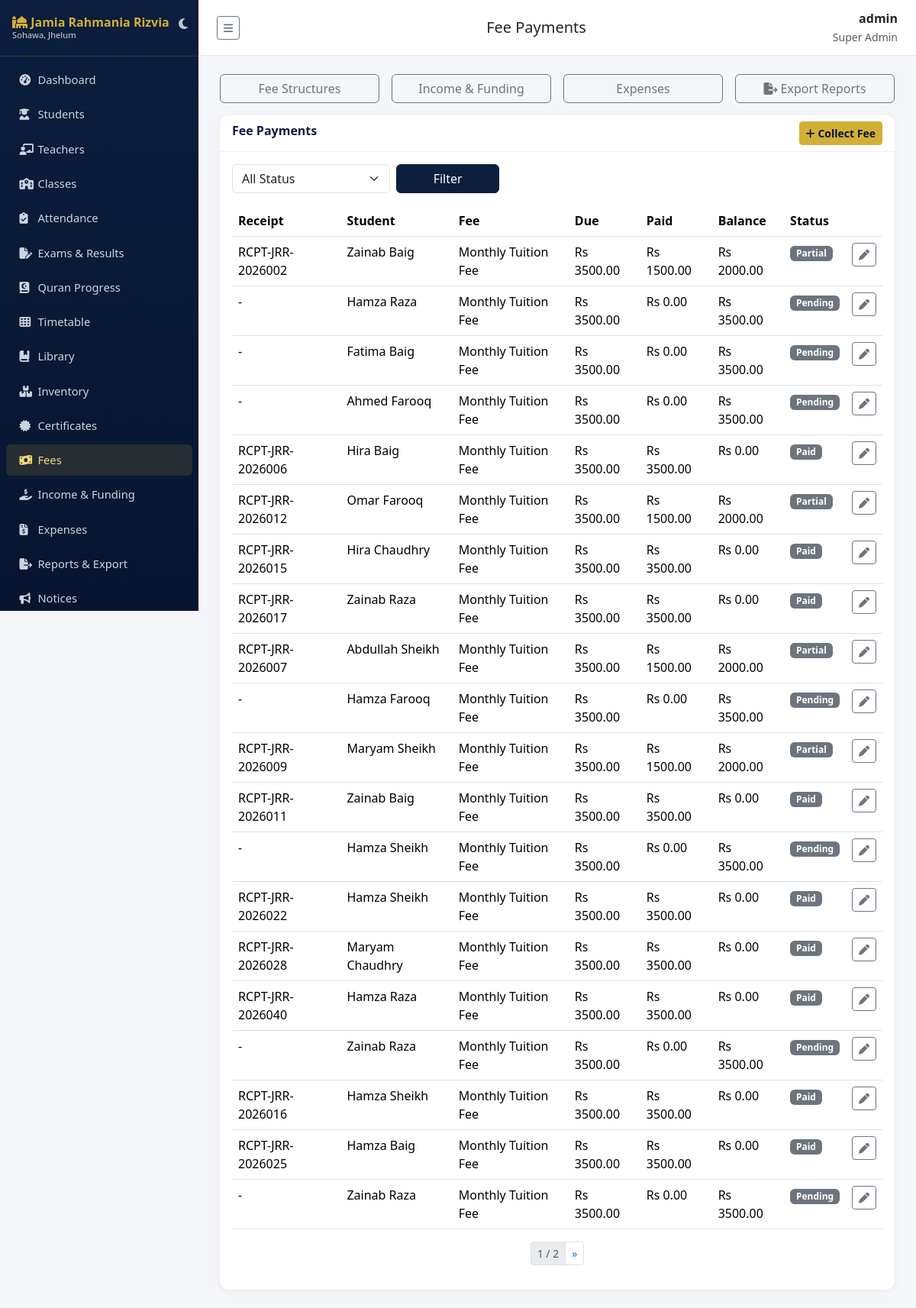
Page /fees/payments/ (signed in) on the committed database.
### accounts/models.py (models this page shows, shortened)
class User(AbstractUser):
    class Role(models.TextChoices):
        SUPER_ADMIN = "SUPER_ADMIN", "Super Admin"
        PRINCIPAL = "PRINCIPAL", "Principal"
        ADMIN = "ADMIN", "Admin"
        TEACHER = "TEACHER", "Teacher"
        STUDENT = "STUDENT", "Student"
        PARENT = "PARENT", "Parent"
        ACCOUNTANT = "ACCOUNTANT", "Accountant"
        LIBRARIAN = "LIBRARIAN", "Librarian"
        STAFF = "STAFF", "Staff"
    role = models.CharField(max_length=20, choices=Role.choices, default=Role.STUDENT)
    phone = models.CharField(max_length=20, blank=True)
    photo = models.ImageField(upload_to="profile_photos/", blank=True, null=True)

### fees/models.py (models this page shows, shortened)
class FeePayment(models.Model):
    class Status(models.TextChoices):
        PAID = "PAID", "Paid"
        PARTIAL = "PARTIAL", "Partial"
        PENDING = "PENDING", "Pending"
    student = models.ForeignKey("students.Student", on_delete=models.CASCADE, related_name="fee_payments")
    fee_structure = models.ForeignKey(FeeStructure, on_delete=models.CASCADE, related_name="payments")
    amount_due = models.DecimalField(max_digits=10, decimal_places=2)
    amount_paid = models.DecimalField(max_digits=10, decimal_places=2, default=0)
    discount = models.DecimalField(max_digits=10, decimal_places=2, default=0)
    fine = models.DecimalField(max_digits=10, decimal_places=2, default=0)
    due_date = models.DateField()
    paid_on = models.DateField(null=True, blank=True)
    status = models.CharField(max_length=10, choices=Status.choices, default=Status.PENDING)
    receipt_number = models.CharField(max_length=30, unique=True, blank=True, null=True)
    class Meta:
        ordering = ["-due_date"]
    def balance(self):
        return (self.amount_due + self.fine - self.discount) - self.amount_paid

class FeeStructure(models.Model):
    school_class = models.ForeignKey("academics.SchoolClass", on_delete=models.CASCADE, related_name="fee_structures")
    name = models.CharField(max_length=100)  # e.g. Tuition Fee, Admission Fee
    amount = models.DecimalField(max_digits=10, decimal_places=2)
    frequency = models.CharField(max_length=20, choices=[("MONTHLY", "Monthly"), ("QUARTERLY", "Quarterly"), ("ANNUAL", "Annual"), ("ONE_TIME", "One Time")])

### students/models.py (models this page shows, shortened)
class Student(models.Model):
    class Status(models.TextChoices):
        ACTIVE = "ACTIVE", "Active"
        INACTIVE = "INACTIVE", "Inactive"
        SUSPENDED = "SUSPENDED", "Suspended"
        TRANSFERRED = "TRANSFERRED", "Transferred"
        GRADUATED = "GRADUATED", "Graduated"
    class Blood(models.TextChoices):
        A_POS = "A+", "A+"
        A_NEG = "A-", "A-"
        B_POS = "B+", "B+"
        B_NEG = "B-", "B-"
        AB_POS = "AB+", "AB+"
        AB_NEG = "AB-", "AB-"
        O_POS = "O+", "O+"
        O_NEG = "O-", "O-"
    user = models.OneToOneField(settings.AUTH_USER_MODEL, on_delete=models.CASCADE, related_name="student_profile", null=True, blank=True)
    parent = models.ForeignKey(settings.AUTH_USER_MODEL, on_delete=models.SET_NULL, null=True, blank=True, related_name="children", limit_choices_to={"role": "PARENT"})
    admission_number = models.CharField(max_length=20, unique=True)
    roll_number = models.CharField(max_length=20, blank=True)
    first_name = models.CharField(max_length=100)
    last_name = models.CharField(max_length=100)
    date_of_birth = models.DateField()
    gender = models.CharField(max_length=10, choices=[("M", "Male"), ("F", "Female"), ("O", "Other")])
    blood_group = models.CharField(max_length=5, choices=Blood.choices, blank=True)
    photo = models.ImageField(upload_to="student_photos/", blank=True, null=True)
    address = models.TextField(blank=True)
    section = models.ForeignKey("academics.Section", on_delete=models.SET_NULL, null=True, blank=True, related_name="students")
    admission_date = models.DateField(auto_now_add=True)
    previous_school = models.CharField(max_length=200, blank=True)
    status = models.CharField(max_length=15, choices=Status.choices, default=Status.ACTIVE)
    guardian_name = models.CharField(max_length=150, blank=True)
    guardian_relation = models.CharField(max_length=50, blank=True)
    guardian_phone = models.CharField(max_length=20, blank=True)
    guardian_email = models.EmailField(blank=True)
    emergency_contact_name = models.CharField(max_length=150, blank=True)
    emergency_contact_phone = models.CharField(max_length=20, blank=True)
    class Meta:
        ordering = ["admission_number"]
    @property
    def full_name(self):
        return f"{self.first_name} {self.last_name}"

### fees/views.py (the view)
# urls.py: path("payments/", views.FeePaymentListView.as_view(), name="payment_list"),
class FeePaymentListView(RoleRequiredMixin, ListView):
    model = FeePayment
    template_name = "fees/payment_list.html"
    context_object_name = "payments"
    paginate_by = 20
    allowed_roles = FINANCE_ROLES
    def get_queryset(self):
        qs = FeePayment.objects.select_related("student", "fee_structure").all()
        status = self.request.GET.get("status")
        if status:
            qs = qs.filter(status=status)
        return qs
    def get_context_data(self, **kwargs):
        ctx = super().get_context_data(**kwargs)
        ctx["status_choices"] = FeePayment.Status.choices
        return ctx

### templates/fees/payment_list.html (shortened to what this page needs)
{% extends "base.html" %}
{% block page_title %}Fee Payments{% endblock %}
{% block content %}
<div class="row g-3 mb-3">
  <div class="col-md-3"><a href="{% url 'fees:structure_list' %}" class="btn btn-outline-secondary w-100">Fee Structures</a></div>
  <div class="col-md-3"><a href="{% url 'fees:income_list' %}" class="btn btn-outline-secondary w-100">Income &amp; Funding</a></div>
  <div class="col-md-3"><a href="{% url 'fees:expense_list' %}" class="btn btn-outline-secondary w-100">Expenses</a></div>
  <div class="col-md-3"><a href="{% url 'reports:index' %}" class="btn btn-outline-secondary w-100"><i class="fa-solid fa-file-export"></i> Export Reports</a></div>
</div>
<div class="card">
  <div class="card-header d-flex justify-content-between">
    <span>Fee Payments</span>
    <a href="{% url 'fees:payment_add' %}" class="btn btn-gold btn-sm"><i class="fa-solid fa-plus"></i> Collect Fee</a>
  </div>
  <div class="card-body">
    <form class="row g-2 mb-3" method="get">
      <div class="col-md-3">
        <select class="form-select" name="status">
          <option value="">All Status</option>
        </select>
      </div>
      <div class="col-md-2"><button class="btn btn-navy w-100" type="submit">Filter</button></div>
    </form>
    <table class="table table-hover">
      <thead><tr><th>Receipt</th><th>Student</th><th>Fee</th><th>Due</th><th>Paid</th><th>Balance</th><th>Status</th><th></th></tr></thead>
      <tbody>
      {% for p in payments %}
        <tr>
          <td>{{ p.receipt_number|default:"-" }}</td>
          <td>{{ p.student.full_name }}</td>
          <td>{{ p.fee_structure.name }}</td>
          <td>Rs {{ p.amount_due }}</td>
          <td>Rs {{ p.amount_paid }}</td>
          <td>Rs {{ p.balance }}</td>
          <td><span class="badge bg-secondary">{{ p.get_status_display }}</span></td>
          <td><a href="{% url 'fees:payment_edit' p.pk %}" class="btn btn-sm btn-outline-secondary"><i class="fa-solid fa-pen"></i></a></td>
        </tr>
      {% empty %}<tr><td colspan="8" class="text-center text-muted">No payments yet.</td></tr>{% endfor %}
      </tbody>
    </table>
    {% include "partials/pagination.html" %}
  </div>
</div>
{% endblock %}

### templates/base.html (shortened to what this page needs)
{% load static %}
<!DOCTYPE html>
<html lang="en" id="theme-wrapper" data-bs-theme="light">
<head>
<link href="https://cdn.jsdelivr.net/npm/bootstrap@5.3.3/dist/css/bootstrap.min.css" rel="stylesheet">
<link href="https://cdnjs.cloudflare.com/ajax/libs/font-awesome/6.5.1/css/all.min.css" rel="stylesheet">
<link href="{% static 'css/style.css' %}" rel="stylesheet">
</head>
<body>
<nav class="sidebar" id="sidebar">
  <div class="brand d-flex justify-content-between align-items-center">
    <div>
      <i class="fa-solid fa-mosque"></i> Jamia Rahmania Rizvia
      <small class="d-block" style="font-size:.7rem;color:#cbd5e1;font-weight:400">Sohawa, Jhelum</small>
    </div>
    <button id="theme-toggle-btn" class="btn p-1 border-0 text-white opacity-75 hover-opacity-100" title="Switch Theme" style="background: transparent; box-shadow: none;">
      <i class="fa-solid fa-moon fs-6" id="theme-icon"></i>
    </button>
  </div>
  <ul class="nav flex-column py-2">
    {% if request.user.role in "STUDENT,PARENT" %}
      <li class="nav-item"><a class="nav-link {% if request.resolver_match.namespace == 'portal' %}active{% endif %}" href="{% url 'portal:home' %}"><i class="fa-solid fa-gauge-high"></i> My Portal</a></li>
      <li class="nav-item"><a class="nav-link {% if request.resolver_match.namespace == 'notices' and request.resolver_match.url_name == 'list' %}active{% endif %}" href="{% url 'notices:list' %}"><i class="fa-solid fa-bullhorn"></i> Notices</a></li>
      <li class="nav-item"><a class="nav-link {% if request.resolver_match.namespace == 'timetable' %}active{% endif %}" href="{% url 'timetable:view' %}"><i class="fa-solid fa-table-cells"></i> Timetable</a></li>
      <li class="nav-item"><a class="nav-link" href="{% url 'notices:event_list' %}"><i class="fa-solid fa-calendar-days"></i> Events</a></li>
    {% else %}
      <li class="nav-item"><a class="nav-link {% if request.resolver_match.namespace == 'dashboard' %}active{% endif %}" href="{% url 'dashboard:index' %}"><i class="fa-solid fa-gauge-high"></i> Dashboard</a></li>
      <li class="nav-item"><a class="nav-link {% if request.resolver_match.namespace == 'students' %}active{% endif %}" href="{% url 'students:list' %}"><i class="fa-solid fa-user-graduate"></i> Students</a></li>
      {% if request.user.is_superuser or request.user.role in "SUPER_ADMIN,PRINCIPAL,ADMIN" %}
      <li class="nav-item"><a class="nav-link {% if request.resolver_match.namespace == 'teachers' %}active{% endif %}" href="{% url 'teachers:list' %}"><i class="fa-solid fa-chalkboard-user"></i> Teachers</a></li>
      <li class="nav-item"><a class="nav-link {% if request.resolver_match.url_name == 'class_list' %}active{% endif %}" href="{% url 'academics:class_list' %}"><i class="fa-solid fa-school"></i> Classes</a></li>
      {% endif %}
      <li class="nav-item"><a class="nav-link " href="{% url 'attendance:mark' %}"><i class="fa-solid fa-clipboard-check"></i> Attendance</a></li>
      {% if request.user.is_superuser or request.user.role in "SUPER_ADMIN,PRINCIPAL,ADMIN,TEACHER" %}
      <li class="nav-item"><a class="nav-link {% if request.resolver_match.namespace == 'exams' %}active{% endif %}" href="{% url 'exams:list' %}"><i class="fa-solid fa-file-pen"></i> Exams &amp; Results</a></li>
      <li class="nav-item"><a class="nav-link {% if request.resolver_match.namespace == 'hifz' %}active{% endif %}" href="{% url 'hifz:list' %}"><i class="fa-solid fa-book-quran"></i> Quran Progress</a></li>
      {% endif %}
      <li class="nav-item"><a class="nav-link " href="{% url 'timetable:view' %}"><i class="fa-solid fa-table-cells"></i> Timetable</a></li>
      <li class="nav-item"><a class="nav-link {% if request.resolver_match.namespace == 'library' %}active{% endif %}" href="{% url 'library:books' %}"><i class="fa-solid fa-book-bookmark"></i> Library</a></li>
      {% if request.user.is_superuser or request.user.role in "SUPER_ADMIN,PRINCIPAL,ADMIN,STAFF,LIBRARIAN" %}
      <li class="nav-item"><a class="nav-link {% if request.resolver_match.namespace == 'inventory' %}active{% endif %}" href="{% url 'inventory:list' %}"><i class="fa-solid fa-boxes-stacked"></i> Inventory</a></li>
      {% endif %}
      {% if request.user.is_superuser or request.user.role in "SUPER_ADMIN,PRINCIPAL,ADMIN" %}
      <li class="nav-item"><a class="nav-link {% if request.resolver_match.namespace == 'certificates' %}active{% endif %}" href="{% url 'certificates:list' %}"><i class="fa-solid fa-certificate"></i> Certificates</a></li>
      {% endif %}
      {% if request.user.is_superuser or request.user.role in "SUPER_ADMIN,PRINCIPAL,ADMIN,ACCOUNTANT" %}
      <li class="nav-item"><a class="nav-link {% if request.resolver_match.url_name == 'payment_list' %}active{% endif %}" href="{% url 'fees:payment_list' %}"><i class="fa-solid fa-money-bill-wave"></i> Fees</a></li>
      <li class="nav-item"><a class="nav-link {% if request.resolver_match.url_name == 'income_list' %}active{% endif %}" href="{% url 'fees:income_list' %}"><i class="fa-solid fa-hand-holding-dollar"></i> Income &amp; Funding</a></li>
      <li class="nav-item"><a class="nav-link {% if request.resolver_match.url_name == 'expense_list' %}active{% endif %}" href="{% url 'fees:expense_list' %}"><i class="fa-solid fa-file-invoice-dollar"></i> Expenses</a></li>
      {% endif %}
      {% if request.user.is_superuser or request.user.role in "SUPER_ADMIN,PRINCIPAL,ADMIN,ACCOUNTANT" %}
      <li class="nav-item"><a class="nav-link {% if request.resolver_match.namespace == 'reports' %}active{% endif %}" href="{% url 'reports:index' %}"><i class="fa-solid fa-file-export"></i> Reports &amp; Export</a></li>
      {% endif %}
      <li class="nav-item"><a class="nav-link {% if request.resolver_match.namespace == 'notices' %}active{% endif %}" href="{% url 'notices:list' %}"><i class="fa-solid fa-bullhorn"></i> Notices</a></li>
    {% endif %}
  </ul>
</nav>
<div class="main-content">
  <div class="topbar">
    <button class="btn btn-sm btn-outline-secondary" id="sidebarToggle" type="button" title="Show / hide menu" aria-label="Toggle menu"><i class="fa-solid fa-bars"></i></button>
    <h5 class="mb-0">{% block page_title %}Dashboard{% endblock %}</h5>
    <div class="text-end">
      <div class="fw-semibold">{{ request.user.get_full_name|default:request.user.username }}</div>
      <small class="text-muted">{{ request.user.get_role_display }}</small>
    </div>
  </div>
  {% block content %}{% endblock %}
</div>
</body>
</html>

### rows in the picture
User: user.get_full_name "admin", user.role "Super Admin"
FeePayment: receipt_number "RCPT-JRR-2026002", student.full_name "Zainab Baig", fee_structure.name "Monthly Tuition Fee", amount_due "3500.00", amount_paid "1500.00", balance "2000.00", status "Partial"
FeePayment: receipt_number "-", student.full_name "Hamza Raza", fee_structure.name "Monthly Tuition Fee", amount_due "3500.00", amount_paid "0.00", balance "3500.00", status "Pending"
FeePayment: receipt_number "-", student.full_name "Fatima Baig", fee_structure.name "Monthly Tuition Fee", amount_due "3500.00", amount_paid "0.00", balance "3500.00", status "Pending"
FeePayment: receipt_number "-", student.full_name "Ahmed Farooq", fee_structure.name "Monthly Tuition Fee", amount_due "3500.00", amount_paid "0.00", balance "3500.00", status "Pending"
FeePayment: receipt_number "RCPT-JRR-2026006", student.full_name "Hira Baig", fee_structure.name "Monthly Tuition Fee", amount_due "3500.00", amount_paid "3500.00", balance "0.00", status "Paid"
FeePayment: receipt_number "RCPT-JRR-2026012", student.full_name "Omar Farooq", fee_structure.name "Monthly Tuition Fee", amount_due "3500.00", amount_paid "1500.00", balance "2000.00", status "Partial"
FeePayment: receipt_number "RCPT-JRR-2026015", student.full_name "Hira Chaudhry", fee_structure.name "Monthly Tuition Fee", amount_due "3500.00", amount_paid "3500.00", balance "0.00", status "Paid"
FeePayment: receipt_number "RCPT-JRR-2026017", student.full_name "Zainab Raza", fee_structure.name "Monthly Tuition Fee", amount_due "3500.00", amount_paid "3500.00", balance "0.00", status "Paid"
FeePayment: receipt_number "RCPT-JRR-2026007", student.full_name "Abdullah Sheikh", fee_structure.name "Monthly Tuition Fee", amount_due "3500.00", amount_paid "1500.00", balance "2000.00", status "Partial"
FeePayment: receipt_number "-", student.full_name "Hamza Farooq", fee_structure.name "Monthly Tuition Fee", amount_due "3500.00", amount_paid "0.00", balance "3500.00", status "Pending"
FeePayment: receipt_number "RCPT-JRR-2026009", student.full_name "Maryam Sheikh", fee_structure.name "Monthly Tuition Fee", amount_due "3500.00", amount_paid "1500.00", balance "2000.00", status "Partial"
FeePayment: receipt_number "RCPT-JRR-2026011", student.full_name "Zainab Baig", fee_structure.name "Monthly Tuition Fee", amount_due "3500.00", amount_paid "3500.00", balance "0.00", status "Paid"
FeePayment: receipt_number "-", student.full_name "Hamza Sheikh", fee_structure.name "Monthly Tuition Fee", amount_due "3500.00", amount_paid "0.00", balance "3500.00", status "Pending"
FeePayment: receipt_number "RCPT-JRR-2026022", student.full_name "Hamza Sheikh", fee_structure.name "Monthly Tuition Fee", amount_due "3500.00", amount_paid "3500.00", balance "0.00", status "Paid"
FeePayment: receipt_number "RCPT-JRR-2026028", student.full_name "Maryam Chaudhry", fee_structure.name "Monthly Tuition Fee", amount_due "3500.00", amount_paid "3500.00", balance "0.00", status "Paid"
FeePayment: receipt_number "RCPT-JRR-2026040", student.full_name "Hamza Raza", fee_structure.name "Monthly Tuition Fee", amount_due "3500.00", amount_paid "3500.00", balance "0.00", status "Paid"
FeePayment: receipt_number "-", student.full_name "Zainab Raza", fee_structure.name "Monthly Tuition Fee", amount_due "3500.00", amount_paid "0.00", balance "3500.00", status "Pending"
FeePayment: receipt_number "RCPT-JRR-2026016", student.full_name "Hamza Sheikh", fee_structure.name "Monthly Tuition Fee", amount_due "3500.00", amount_paid "3500.00", balance "0.00", status "Paid"
FeePayment: receipt_number "RCPT-JRR-2026025", student.full_name "Hamza Baig", fee_structure.name "Monthly Tuition Fee", amount_due "3500.00", amount_paid "3500.00", balance "0.00", status "Paid"
FeePayment: receipt_number "-", student.full_name "Zainab Raza", fee_structure.name "Monthly Tuition Fee", amount_due "3500.00", amount_paid "0.00", balance "3500.00", status "Pending"

### other values in the picture
{{ page_obj.number }} "1"
{{ page_obj.paginator.num_pages }} "2"
